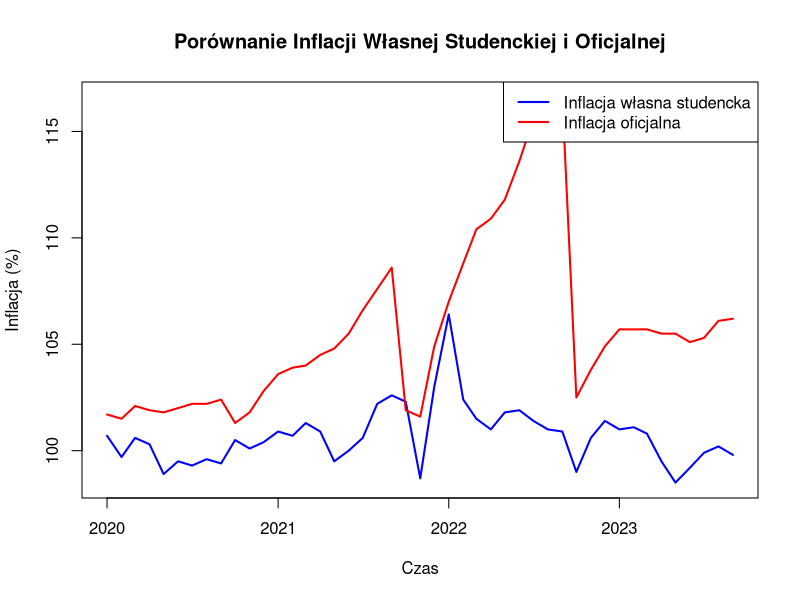
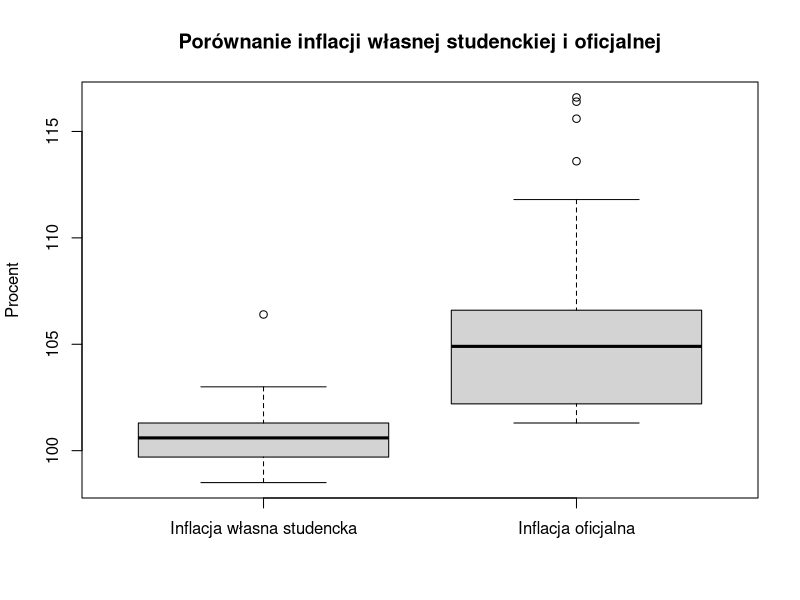
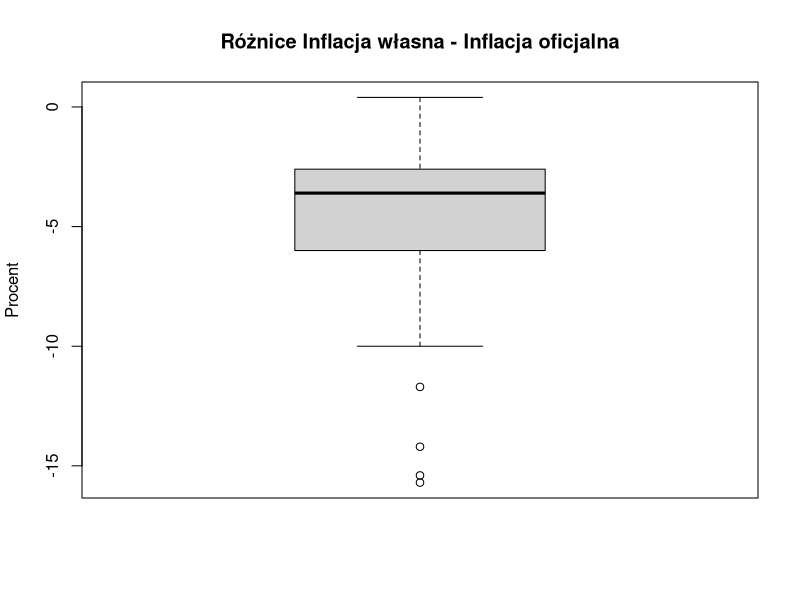

Recreate these plots in R, in order.
# Krok 1: Wczytanie danych

X <- scan("./projekt_2/dane/Wlasna_Inflacja_table.txt", sep='\n') # Dane inflacji własnej studenckiej od 2020 do 2023 roku
Y <- scan("./projekt_2/dane/Oficjalna_Inflacja_table.txt", sep='\n') # Dane inflacji oficjalnej od 2020 do 2023 roku

# Przedstawmy dane w formie wykresów liniowych na wspólnym wykresie
miesiace <- seq.Date(from = as.Date("2020-01-01"), by = "month", length.out = length(X))
plot(miesiace, X, type = "l", col = "blue", lwd = 2, ylim = range(c(X, Y)),
     xlab = "Czas", ylab = "Inflacja (%)", main = "Porównanie Inflacji Własnej Studenckiej i Oficjalnej")
lines(miesiace, Y, col = "red", lwd = 2)
legend("topright", legend = c("Inflacja własna studencka", "Inflacja oficjalna"),
       col = c("blue", "red"), lty = 1, lwd = 2)

# Krok 2: Wykresy pudełkowe obu inflacji
boxplot(X, Y, names = c("Inflacja własna studencka", "Inflacja oficjalna"), 
        main = "Porównanie inflacji własnej studenckiej i oficjalnej", ylab = "Procent")

# Krok 3: Wykres pudełkowy różnic Xi - Yi
differences <- X - Y
boxplot(differences, main="Różnice Inflacja własna - Inflacja oficjalna", ylab="Procent")

# Krok 4: Testowanie hipotezy
# Hipoteza zerowa H0: Średnia inflacji studenckiej (własnej) jest mniejsza lub równa średniej inflacji oficjalnej
# Hipoteza alternatywna HA: Średnia inflacji studenckiej (własnej) jest większa od średniej inflacji oficjalnej

# Sprawdzenie normalności rozkładów
shapiro_x <- shapiro.test(X)
shapiro_y <- shapiro.test(Y)
print(shapiro_x)
print(shapiro_y)

# # Przeprowadzenie testu Wilcoxona (test par Wilcoxona)
wilcox_test <- wilcox.test(X, Y, paired = TRUE, alternative = "greater")

# Wyniki testu
print(wilcox_test)